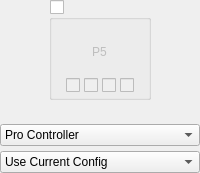
            <widget class="QWidget" name="widgetPlayer5" native="true">
             <layout class="QVBoxLayout" name="verticalLayout_23">
              <property name="spacing">
               <number>5</number>
              </property>
              <property name="leftMargin">
               <number>0</number>
              </property>
              <property name="topMargin">
               <number>0</number>
              </property>
              <property name="rightMargin">
               <number>0</number>
              </property>
              <property name="bottomMargin">
               <number>0</number>
              </property>
              <item alignment="Qt::AlignHCenter">
               <widget class="QGroupBox" name="groupPlayer5Connected">
                <property name="minimumSize">
                 <size>
                  <width>100</width>
                  <height>100</height>
                 </size>
                </property>
                <property name="title">
                 <string/>
                </property>
                <property name="checkable">
                 <bool>true</bool>
                </property>
                <property name="checked">
                 <bool>false</bool>
                </property>
                <layout class="QVBoxLayout" name="verticalLayout_8" stretch="1,0">
                 <property name="spacing">
                  <number>7</number>
                 </property>
                 <property name="leftMargin">
                  <number>14</number>
                 </property>
                 <property name="topMargin">
                  <number>7</number>
                 </property>
                 <property name="rightMargin">
                  <number>14</number>
                 </property>
                 <property name="bottomMargin">
                  <number>4</number>
                 </property>
                 <item>
                  <widget class="QWidget" name="controllerPlayer5" native="true">
                   <property name="styleSheet">
                    <string notr="true"/>
                   </property>
                   <layout class="QVBoxLayout" name="verticalLayout_16">
                    <property name="topMargin">
                     <number>16</number>
                    </property>
                    <item alignment="Qt::AlignHCenter|Qt::AlignVCenter">
                     <widget class="QLabel" name="labelPlayer5">
                      <property name="text">
                       <string>P5</string>
                      </property>
                     </widget>
                    </item>
                   </layout>
                  </widget>
                 </item>
                 <item alignment="Qt::AlignHCenter">
                  <widget class="QWidget" name="Player5LEDs" native="true">
                   <property name="enabled">
                    <bool>false</bool>
                   </property>
                   <property name="minimumSize">
                    <size>
                     <width>0</width>
                     <height>10</height>
                    </size>
                   </property>
                   <layout class="QHBoxLayout" name="horizontalLayout_11">
                    <property name="spacing">
                     <number>4</number>
                    </property>
                    <property name="leftMargin">
                     <number>0</number>
                    </property>
                    <property name="topMargin">
                     <number>0</number>
                    </property>
                    <property name="rightMargin">
                     <number>0</number>
                    </property>
                    <property name="bottomMargin">
                     <number>0</number>
                    </property>
                    <item>
                     <widget class="QCheckBox" name="checkboxPlayer5LED1">
                      <property name="layoutDirection">
                       <enum>Qt::LeftToRight</enum>
                      </property>
                     </widget>
                    </item>
                    <item>
                     <widget class="QCheckBox" name="checkboxPlayer5LED2"/>
                    </item>
                    <item>
                     <widget class="QCheckBox" name="checkboxPlayer5LED3"/>
                    </item>
                    <item>
                     <widget class="QCheckBox" name="checkboxPlayer5LED4"/>
                    </item>
                   </layout>
                  </widget>
                 </item>
                </layout>
               </widget>
              </item>
              <item>
               <widget class="QWidget" name="Player5Explain" native="true">
                <property name="minimumSize">
                 <size>
                  <width>0</width>
                  <height>10</height>
                 </size>
                </property>
                <layout class="QVBoxLayout" name="verticalLayout_40">
                 <property name="spacing">
                  <number>0</number>
                 </property>
                 <property name="leftMargin">
                  <number>0</number>
                 </property>
                 <property name="topMargin">
                  <number>0</number>
                 </property>
                 <property name="rightMargin">
                  <number>0</number>
                 </property>
                 <property name="bottomMargin">
                  <number>0</number>
                 </property>
                 <item>
                  <widget class="QLabel" name="labelPlayer5Explain">
                   <property name="alignment">
                    <set>Qt::AlignCenter</set>
                   </property>
                  </widget>
                 </item>
                </layout>
               </widget>
              </item>
              <item>
               <widget class="QComboBox" name="comboPlayer5Emulated">
                <item>
                 <property name="text">
                  <string>Pro Controller</string>
                 </property>
                </item>
                <item>
                 <property name="text">
                  <string>Dual Joycons</string>
                 </property>
                </item>
                <item>
                 <property name="text">
                  <string>Left Joycon</string>
                 </property>
                </item>
                <item>
                 <property name="text">
                  <string>Right Joycon</string>
                 </property>
                </item>
               </widget>
              </item>
              <item>
               <widget class="QComboBox" name="comboPlayer5Profile">
                <item>
                 <property name="text">
                  <string>Use Current Config</string>
                 </property>
                </item>
               </widget>
              </item>
             </layout>
            </widget>
